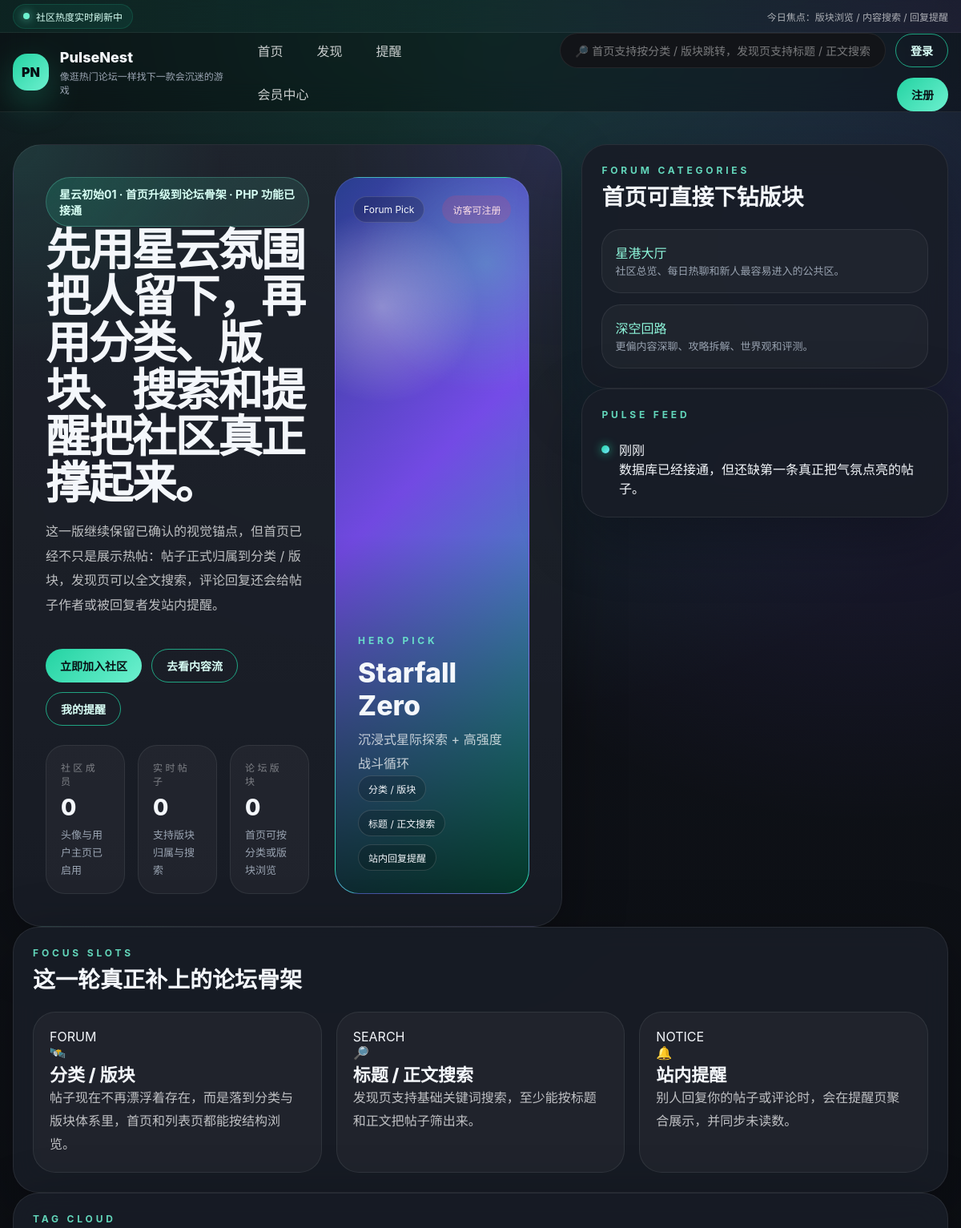
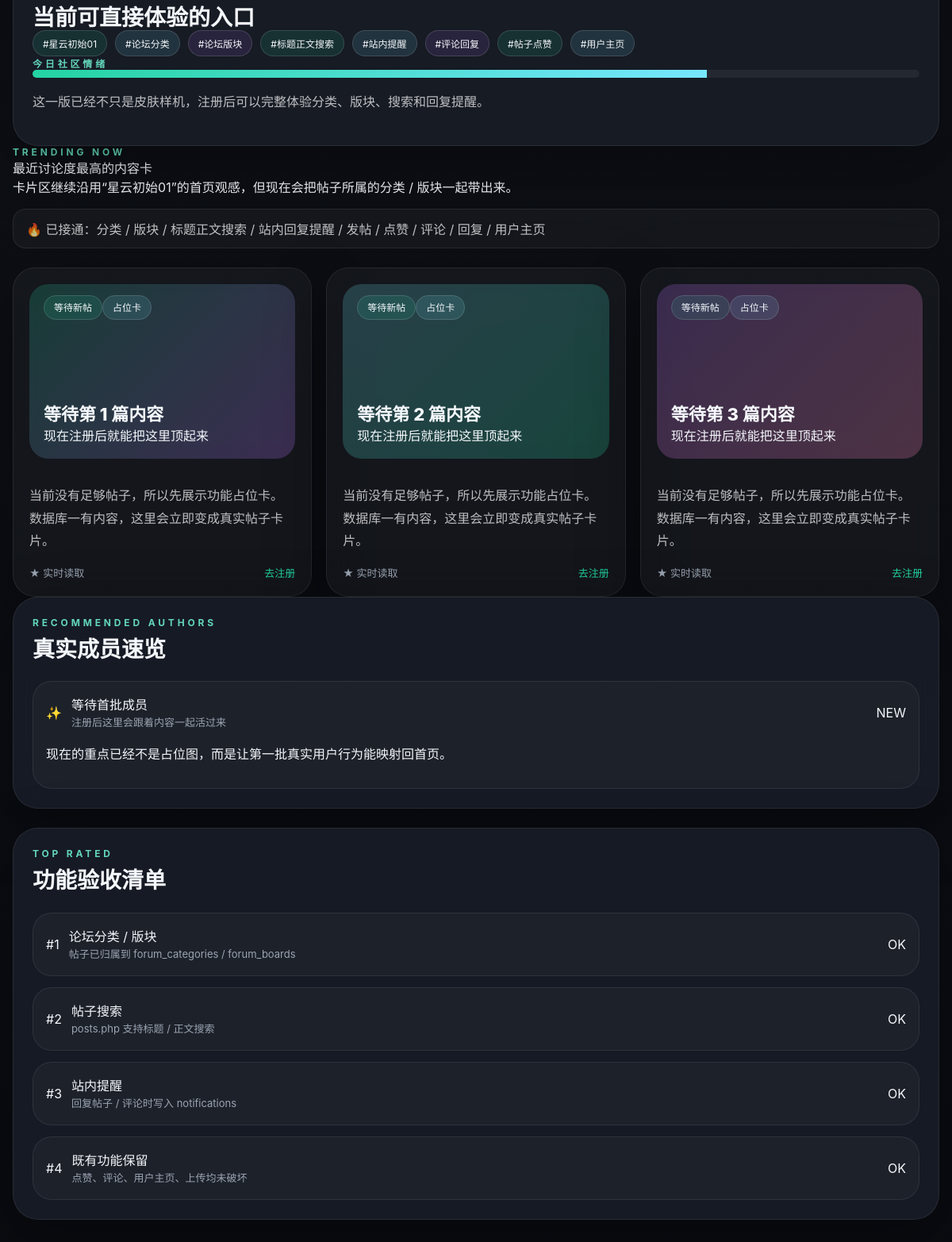
The page / on the database its author committed (2 pictures, top to bottom).
### tables this page shows
CREATE TABLE IF NOT EXISTS forum_categories (
  id INT UNSIGNED NOT NULL AUTO_INCREMENT,
  name VARCHAR(80) NOT NULL,
  slug VARCHAR(80) NOT NULL,
  description VARCHAR(255) DEFAULT NULL,
  sort_order INT NOT NULL DEFAULT 0,
  created_at TIMESTAMP NULL DEFAULT CURRENT_TIMESTAMP,
  PRIMARY KEY (id),
  UNIQUE KEY uniq_forum_categories_slug (slug),
  KEY idx_forum_categories_sort (sort_order, id)
);

### index.php (the view, shortened to what the rows shown need)
<?php
require __DIR__ . '/layout.php';
$forum = fetch_forum_structure();
?>
  <main class="shell home-page">
    <section class="hero-grid">
      <div class="glass hero-panel">
        <div class="hero-inner">
          <div class="hero-copy">
            <div>
              <h1>先用星云氛围把人留下，再用分类、版块、搜索和提醒把社区真正撑起来。</h1>
            </div>
          </div>
        </div>
      </div>
      <div class="right-stack">
        <section class="glass section-card">
          <div class="category-stack">
            <?php foreach ($forum as $category): ?>
              <div class="category-card">
                <div class="author-row">
                  <div class="author-main">
                    <div class="author-name"><a class="inline-link" href="/posts.php?category=<?= e($category['slug']) ?>"><?= e($category['name']) ?></a></div>
                    <div class="meta"><?= e($category['description']) ?></div>
                  </div>
                </div>
              </div>
            <?php endforeach; ?>
          </div>
        </section>
      </div>
    </section>
  </main>

### rows shown on the page
forum_categories: name "星港大厅", description "社区总览、每日热聊和新人最容易进入的公共区。"
forum_categories: name "深空回路", description "更偏内容深聊、攻略拆解、世界观和评测。"

### other values the page prints
$headerStripText "今日焦点：版块浏览 / 内容搜索 / 回复提醒"
$searchText "🔎 首页支持按分类 / 版块跳转，发现页支持标题 / 正文搜索"
$userCount "0"
$postCount "0"
$boardCount "0"
$heroPost['title'] "Starfall Zero"
$heroPost ? excerpt($heroPost['content'], 44) : '沉浸式星际探索 + 高强度战斗循环' "沉浸式星际探索 + 高强度战斗循环"
